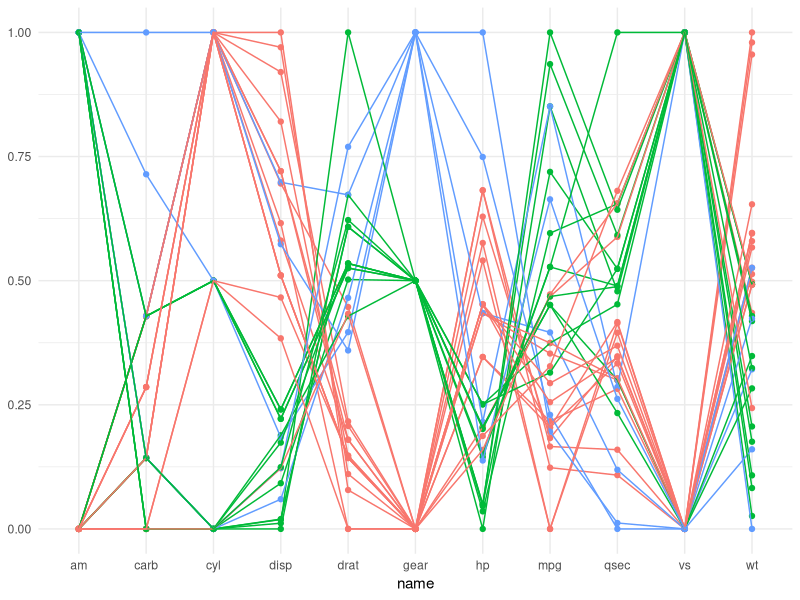
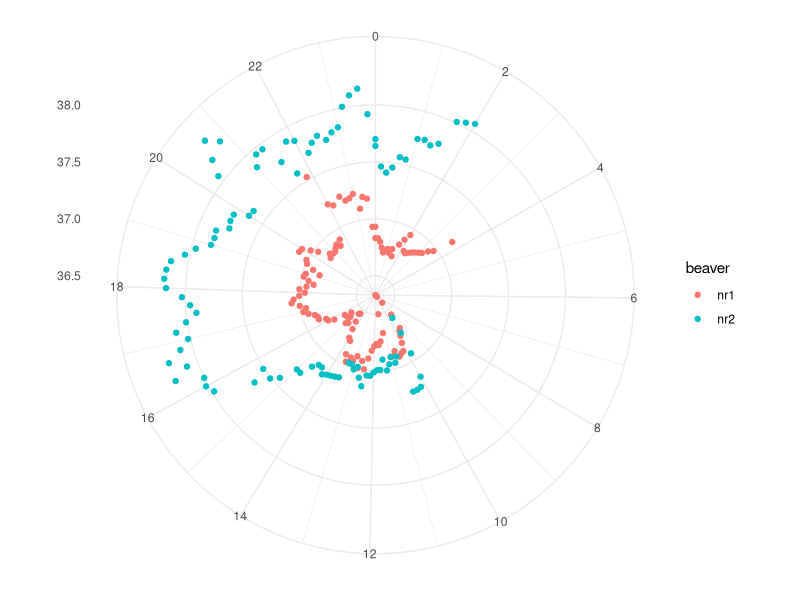
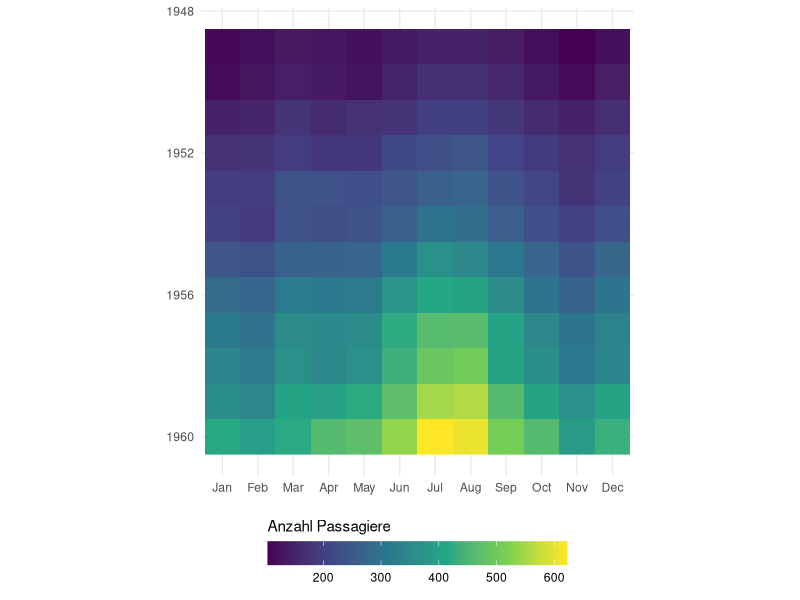

These charts were generated, in order, by the following R code:
## ---- chunk 1
#| echo: true
library(dplyr)
library(tidyr)
library(ggplot2)
## ---- chunk 2
#| echo: true
mtcars2 <- mtcars |>
  tibble::rownames_to_column("car") |>
  pivot_longer(-car)

mtcars2 <- mtcars2 |>
  group_by(name) |>
  mutate(value_scaled = scales::rescale(value))
## ---- chunk 3
#| echo: false
#| purl: false
knitr::kable(head(mtcars))
## ---- chunk 4
#| label: fig-ggplot-ex1
#| fig-cap: "Generierter Plot"

mtcars2 <- mtcars2 |>
  group_by(car) |>
  mutate(gear = value[name == "gear"])

ggplot(mtcars2, aes(name, value_scaled, group = car, color = factor(gear))) +
  geom_point() +
  geom_line() +
  theme_minimal() +
  theme(legend.position = "none", axis.title.y = element_blank())
## ---- chunk 5
#| echo: !expr T
beaver1_new <- beaver1 |>
  mutate(beaver = "nr1")

beaver2_new <- beaver2 |>
  mutate(beaver = "nr2")

beaver_new <- rbind(beaver1_new,beaver2_new)
## ---- chunk 6
#| echo: !expr T
beaver_new <- beaver_new |>
  mutate(
    hour_dec = (time/100)%/%1,         # Ganze Stunden (mittels ganzzaliger Division)
    min_dec = (time/100)%%1/0.6,       # Dezimalminuten (15 min wird zu 0.25, via Modulo)
    hour_min_dec = hour_dec+min_dec    # Dezimal-Zeitangabe (03:30 wird zu 3.5)
    ) 
## ---- chunk 7
#| echo: false
#| purl: false
knitr::kable(head(beaver_new))
#  formatRound(c("min_dec","hour_min_dec"), 2)
## ---- chunk 8
#| label: fig-ggplot-ex2
#| fig-cap: "Generierter Plot"

# Lösung Aufgabe 2

beaver_new |>
  ggplot(aes(hour_min_dec, temp, color = beaver)) +
  geom_point() +
  scale_x_continuous(breaks = seq(0,23,2)) +
  coord_polar() +
  theme_minimal() +
  theme(axis.title =  element_blank())

## ---- chunk 9
#| echo: !expr T
AirPassengers

class(AirPassengers)
## ---- chunk 10
#| echo: !expr T
AirPassengers2 <- tapply(AirPassengers, list(year = floor(time(AirPassengers)), month = month.abb[cycle(AirPassengers)]), c)

AirPassengers2
## ---- chunk 11
#| echo: !expr T
AirPassengers3 <- AirPassengers2 |>
  as.data.frame() |>
  tibble::rownames_to_column("year") |>
  pivot_longer(-year, names_to = "month", values_to = "n") |>
  mutate(
    # ich nutze einen billigen Trick um ausgeschriebene Monate in Nummern umzuwandeln
    month = factor(month, levels = month.abb,ordered = T),
    month_numb = as.integer(month),
    year = as.integer(year)
  )
## ---- chunk 12
#| purl: false
#| echo: false
#| fig.height: 5.0
#| preview: true
#| label: fig-ggplot-ex3
#| fig-cap: "Generierter Plot"

ggplot(AirPassengers3, aes(month, year, fill = n)) +
  geom_raster() +
  scale_y_reverse() +
  scale_fill_viridis_c(guide = guide_colourbar(barwidth = 15, title.position = "top")) +
  theme_minimal() +
  labs(fill = "Anzahl Passagiere") +
  coord_equal() +
  theme(axis.title = element_blank(), legend.position = "bottom") 
